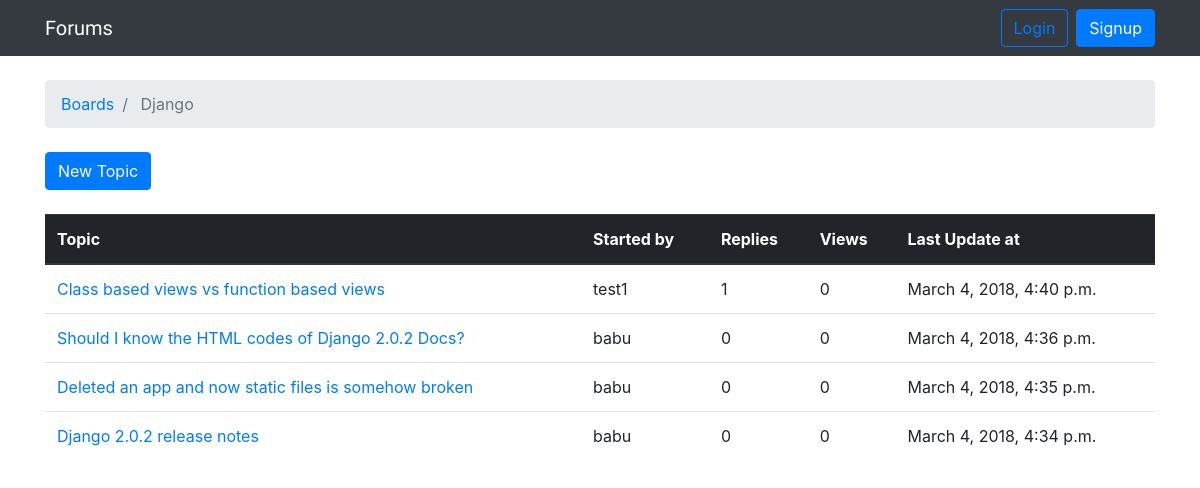
The page /boards/1/ on the database as committed earlier.
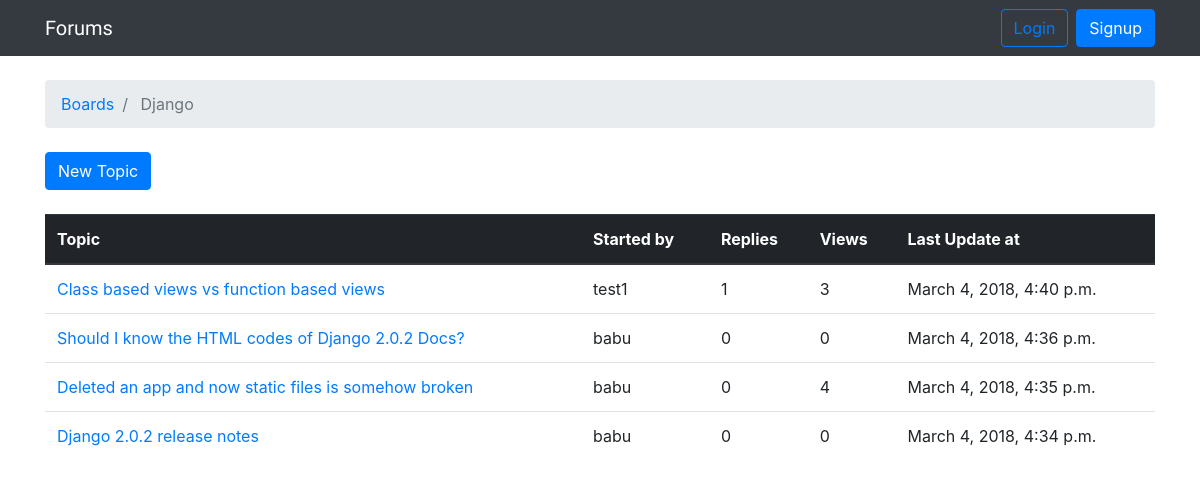
The same page on the database as committed later.
### forums/models.py (models this page shows, shortened)
class Topic(models.Model):
    subject = models.CharField(max_length=256)
    last_updated = models.DateTimeField(auto_now_add=True)
    board = models.ForeignKey(
        Board,
        on_delete=models.CASCADE,
        related_name='topics',
    )
    starter = models.ForeignKey(
        settings.AUTH_USER_MODEL,
        on_delete=models.CASCADE,
        related_name='topics',
    )
    views = models.PositiveIntegerField(default=0)
    def get_absolute_url(self):
        return reverse('topic_posts', kwargs={
            'pk': self.board.pk,
            'topic_pk': self.pk
        })

### users/models.py (models this page shows)
class CustomUser(AbstractUser):
    objects = CustomUserManager()

### forums/views.py (the view)
# urls.py: path('boards/<int:pk>/', views.board_topics, name='board_topics'),
def board_topics(request, pk):
    board = get_object_or_404(Board, pk=pk)
    topics = board.topics.order_by('-last_updated').annotate(replies=Count('posts') - 1)
    context = {'board': board, 'topics': topics}
    return render(request, 'board_topics.html', context)

### templates/board_topics.html (shortened to what this page needs)
{% extends 'base.html' %}
{% block breadcrumb %}
<li class="breadcrumb-item">
    <a href="{% url 'home' %}">Boards</a>
</li>
<li class="breadcrumb-item active">
    {{ board.name }}
</li>
{% endblock %}
{% block content %}
<div class="mb-4">
    <a href="{% url 'new_topic' board.pk %}" class="btn btn-primary">
        New Topic
    </a>
</div>
<table class="table">
    <thead class="thead-dark">
        <tr>
            <th>Topic</th>
            <th>Started by</th>
            <th>Replies</th>
            <th>Views</th>
            <th>Last Update at</th>
        </tr>
    </thead>
    <tbody>
        {% for topic in topics %}
            <tr>
                <td>
                    <a href="{{ topic.get_absolute_url }}">
                        {{ topic.subject }}
                    </a>
                </td>
                <td>{{ topic.starter.username }}</td>
                <td class="align-middle">{{ topic.replies }}</td>
                <td class="align-middle">{{ topic.views }}</td>
                <td>{{ topic.last_updated }}</td>
            </tr>
        {% endfor %}
    </tbody>
</table>
{% endblock %}

Rows that differ between the two databases and show on the page:
changed Topic "Class based views vs function based views": views "0" → "3"
changed Topic "Deleted an app and now static files is somehow broken": views "0" → "4"
